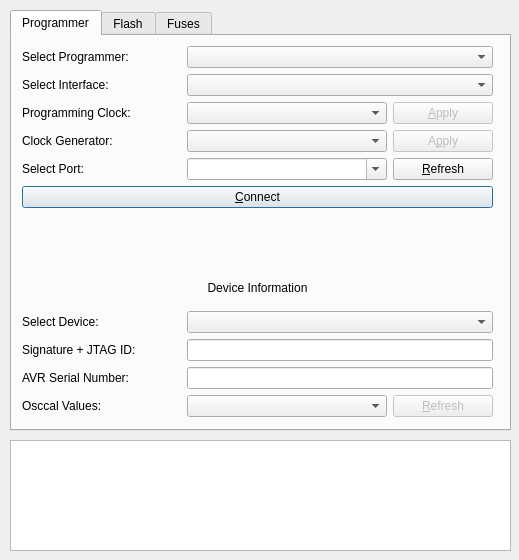
<ui version="4.0" >
 <class>RavrProgQt</class>
 <widget class="QDialog" name="RavrProgQt" >
  <property name="geometry" >
   <rect>
    <x>0</x>
    <y>0</y>
    <width>519</width>
    <height>560</height>
   </rect>
  </property>
  <property name="minimumSize" >
   <size>
    <width>519</width>
    <height>560</height>
   </size>
  </property>
  <property name="maximumSize" >
   <size>
    <width>519</width>
    <height>560</height>
   </size>
  </property>
  <property name="windowTitle" >
   <string>RavrProgQt</string>
  </property>
  <widget class="QTextEdit" name="textEdit" >
   <property name="geometry" >
    <rect>
     <x>10</x>
     <y>440</y>
     <width>501</width>
     <height>111</height>
    </rect>
   </property>
   <property name="font" >
    <font>
     <antialiasing>true</antialiasing>
     <kerning>true</kerning>
    </font>
   </property>
   <property name="undoRedoEnabled" >
    <bool>false</bool>
   </property>
   <property name="readOnly" >
    <bool>true</bool>
   </property>
   <property name="acceptRichText" >
    <bool>false</bool>
   </property>
  </widget>
  <widget class="QTabWidget" name="tabWidget" >
   <property name="geometry" >
    <rect>
     <x>10</x>
     <y>10</y>
     <width>501</width>
     <height>421</height>
    </rect>
   </property>
   <property name="currentIndex" >
    <number>0</number>
   </property>
   <widget class="QWidget" name="tab_prog" >
    <attribute name="title" >
     <string>Programmer</string>
    </attribute>
    <widget class="QWidget" name="verticalLayout_5" >
     <property name="geometry" >
      <rect>
       <x>10</x>
       <y>10</y>
       <width>471</width>
       <height>371</height>
      </rect>
     </property>
     <layout class="QGridLayout" >
      <property name="margin" >
       <number>0</number>
      </property>
      <property name="spacing" >
       <number>6</number>
      </property>
      <item row="1" column="1" colspan="2" >
       <widget class="QComboBox" name="InterfaceCombo" >
        <property name="sizePolicy" >
         <sizepolicy>
          <hsizetype>7</hsizetype>
          <vsizetype>0</vsizetype>
          <horstretch>0</horstretch>
          <verstretch>0</verstretch>
         </sizepolicy>
        </property>
       </widget>
      </item>
      <item row="10" column="1" colspan="2" >
       <widget class="QLineEdit" name="SigEdit" >
        <property name="readOnly" >
         <bool>true</bool>
        </property>
       </widget>
      </item>
      <item row="3" column="0" >
       <widget class="QLabel" name="label_14" >
        <property name="text" >
         <string>Clock Generator:</string>
        </property>
       </widget>
      </item>
      <item row="2" column="0" >
       <widget class="QLabel" name="label_3" >
        <property name="text" >
         <string>Programming Clock:</string>
        </property>
       </widget>
      </item>
      <item row="1" column="0" >
       <widget class="QLabel" name="label_18" >
        <property name="text" >
         <string>Select Interface:</string>
        </property>
       </widget>
      </item>
      <item row="6" column="0" colspan="3" >
       <spacer>
        <property name="orientation" >
         <enum>Qt::Vertical</enum>
        </property>
        <property name="sizeHint" >
         <size>
          <width>20</width>
          <height>40</height>
         </size>
        </property>
       </spacer>
      </item>
      <item row="0" column="1" colspan="2" >
       <widget class="QComboBox" name="ProgrammerCombo" >
        <property name="sizePolicy" >
         <sizepolicy>
          <hsizetype>7</hsizetype>
          <vsizetype>0</vsizetype>
          <horstretch>0</horstretch>
          <verstretch>0</verstretch>
         </sizepolicy>
        </property>
        <property name="maxVisibleItems" >
         <number>15</number>
        </property>
       </widget>
      </item>
      <item row="9" column="1" colspan="2" >
       <widget class="QComboBox" name="DeviceCombo" >
        <property name="maxVisibleItems" >
         <number>15</number>
        </property>
       </widget>
      </item>
      <item row="0" column="0" >
       <widget class="QLabel" name="label_16" >
        <property name="text" >
         <string>Select Programmer:</string>
        </property>
       </widget>
      </item>
      <item row="11" column="1" colspan="2" >
       <widget class="QLineEdit" name="SerialEdit" >
        <property name="readOnly" >
         <bool>true</bool>
        </property>
       </widget>
      </item>
      <item row="5" column="0" colspan="3" >
       <widget class="QPushButton" name="pushButton_Connect" >
        <property name="text" >
         <string>&amp;Connect</string>
        </property>
       </widget>
      </item>
      <item row="11" column="0" >
       <widget class="QLabel" name="label_8" >
        <property name="text" >
         <string>AVR Serial Number:</string>
        </property>
       </widget>
      </item>
      <item row="10" column="0" >
       <widget class="QLabel" name="label" >
        <property name="text" >
         <string>Signature + JTAG ID:</string>
        </property>
       </widget>
      </item>
      <item row="4" column="2" >
       <widget class="QPushButton" name="pushButton_Refresh" >
        <property name="maximumSize" >
         <size>
          <width>100</width>
          <height>16777215</height>
         </size>
        </property>
        <property name="text" >
         <string>&amp;Refresh</string>
        </property>
       </widget>
      </item>
      <item row="12" column="1" >
       <widget class="QComboBox" name="OsccalCombo" >
        <property name="maxVisibleItems" >
         <number>8</number>
        </property>
       </widget>
      </item>
      <item row="12" column="0" >
       <widget class="QLabel" name="label_7" >
        <property name="text" >
         <string>Osccal Values:</string>
        </property>
       </widget>
      </item>
      <item row="9" column="0" >
       <widget class="QLabel" name="label_4" >
        <property name="text" >
         <string>Select Device:</string>
        </property>
       </widget>
      </item>
      <item row="4" column="0" >
       <widget class="QLabel" name="label_5" >
        <property name="sizePolicy" >
         <sizepolicy>
          <hsizetype>1</hsizetype>
          <vsizetype>5</vsizetype>
          <horstretch>0</horstretch>
          <verstretch>0</verstretch>
         </sizepolicy>
        </property>
        <property name="text" >
         <string>Select Port:</string>
        </property>
       </widget>
      </item>
      <item row="12" column="2" >
       <widget class="QPushButton" name="pushButton_Refresh_AVR" >
        <property name="enabled" >
         <bool>false</bool>
        </property>
        <property name="maximumSize" >
         <size>
          <width>100</width>
          <height>16777215</height>
         </size>
        </property>
        <property name="text" >
         <string>&amp;Refresh</string>
        </property>
       </widget>
      </item>
      <item row="7" column="0" colspan="3" >
       <widget class="QLabel" name="label_2" >
        <property name="text" >
         <string>Device Information</string>
        </property>
        <property name="alignment" >
         <set>Qt::AlignCenter</set>
        </property>
       </widget>
      </item>
      <item row="4" column="1" >
       <widget class="QComboBox" name="PortCombo" >
        <property name="enabled" >
         <bool>true</bool>
        </property>
        <property name="minimumSize" >
         <size>
          <width>200</width>
          <height>0</height>
         </size>
        </property>
        <property name="editable" >
         <bool>true</bool>
        </property>
       </widget>
      </item>
      <item row="8" column="0" colspan="3" >
       <spacer>
        <property name="orientation" >
         <enum>Qt::Vertical</enum>
        </property>
        <property name="sizeType" >
         <enum>QSizePolicy::Fixed</enum>
        </property>
        <property name="sizeHint" >
         <size>
          <width>20</width>
          <height>10</height>
         </size>
        </property>
       </spacer>
      </item>
      <item row="2" column="1" >
       <widget class="QComboBox" name="PClockCombo" >
        <property name="editable" >
         <bool>false</bool>
        </property>
        <property name="maxVisibleItems" >
         <number>20</number>
        </property>
       </widget>
      </item>
      <item row="3" column="1" >
       <widget class="QComboBox" name="EClockCombo" >
        <property name="editable" >
         <bool>false</bool>
        </property>
        <property name="maxVisibleItems" >
         <number>22</number>
        </property>
       </widget>
      </item>
      <item row="2" column="2" >
       <widget class="QPushButton" name="pushButton_ApplyP" >
        <property name="enabled" >
         <bool>false</bool>
        </property>
        <property name="text" >
         <string>&amp;Apply</string>
        </property>
       </widget>
      </item>
      <item row="3" column="2" >
       <widget class="QPushButton" name="pushButton_ApplyE" >
        <property name="enabled" >
         <bool>false</bool>
        </property>
        <property name="text" >
         <string>A&amp;pply</string>
        </property>
       </widget>
      </item>
     </layout>
    </widget>
   </widget>
   <widget class="QWidget" name="tab_flash" >
    <attribute name="title" >
     <string>Flash</string>
    </attribute>
    <widget class="QWidget" name="verticalLayout_2" >
     <property name="geometry" >
      <rect>
       <x>10</x>
       <y>10</y>
       <width>471</width>
       <height>371</height>
      </rect>
     </property>
     <layout class="QVBoxLayout" >
      <property name="margin" >
       <number>0</number>
      </property>
      <property name="spacing" >
       <number>6</number>
      </property>
      <item>
       <spacer>
        <property name="orientation" >
         <enum>Qt::Vertical</enum>
        </property>
        <property name="sizeType" >
         <enum>QSizePolicy::Fixed</enum>
        </property>
        <property name="sizeHint" >
         <size>
          <width>20</width>
          <height>16</height>
         </size>
        </property>
       </spacer>
      </item>
      <item>
       <widget class="QPushButton" name="pushButton_ChipErase" >
        <property name="text" >
         <string>&amp;Chip Erase</string>
        </property>
       </widget>
      </item>
      <item>
       <spacer>
        <property name="orientation" >
         <enum>Qt::Vertical</enum>
        </property>
        <property name="sizeType" >
         <enum>QSizePolicy::Fixed</enum>
        </property>
        <property name="sizeHint" >
         <size>
          <width>20</width>
          <height>16</height>
         </size>
        </property>
       </spacer>
      </item>
      <item>
       <layout class="QHBoxLayout" >
        <property name="margin" >
         <number>0</number>
        </property>
        <property name="spacing" >
         <number>6</number>
        </property>
        <item>
         <spacer>
          <property name="orientation" >
           <enum>Qt::Horizontal</enum>
          </property>
          <property name="sizeHint" >
           <size>
            <width>40</width>
            <height>20</height>
           </size>
          </property>
         </spacer>
        </item>
        <item>
         <widget class="QCheckBox" name="checkBox_Erase" >
          <property name="text" >
           <string>Erase &amp;before writing flash</string>
          </property>
          <property name="checked" >
           <bool>true</bool>
          </property>
         </widget>
        </item>
        <item>
         <spacer>
          <property name="orientation" >
           <enum>Qt::Horizontal</enum>
          </property>
          <property name="sizeHint" >
           <size>
            <width>40</width>
            <height>20</height>
           </size>
          </property>
         </spacer>
        </item>
        <item>
         <widget class="QCheckBox" name="checkBox_Verify" >
          <property name="text" >
           <string>Verify &amp;after writing</string>
          </property>
          <property name="checked" >
           <bool>true</bool>
          </property>
         </widget>
        </item>
        <item>
         <spacer>
          <property name="orientation" >
           <enum>Qt::Horizontal</enum>
          </property>
          <property name="sizeHint" >
           <size>
            <width>40</width>
            <height>20</height>
           </size>
          </property>
         </spacer>
        </item>
       </layout>
      </item>
      <item>
       <spacer>
        <property name="orientation" >
         <enum>Qt::Vertical</enum>
        </property>
        <property name="sizeType" >
         <enum>QSizePolicy::Fixed</enum>
        </property>
        <property name="sizeHint" >
         <size>
          <width>20</width>
          <height>16</height>
         </size>
        </property>
       </spacer>
      </item>
      <item>
       <widget class="QGroupBox" name="groupBox_2" >
        <property name="title" >
         <string>Flash</string>
        </property>
        <widget class="QWidget" name="verticalLayout_4" >
         <property name="geometry" >
          <rect>
           <x>9</x>
           <y>19</y>
           <width>451</width>
           <height>92</height>
          </rect>
         </property>
         <layout class="QVBoxLayout" >
          <property name="margin" >
           <number>0</number>
          </property>
          <property name="spacing" >
           <number>6</number>
          </property>
          <item>
           <widget class="QLineEdit" name="lineEdit_Flash" />
          </item>
          <item>
           <layout class="QHBoxLayout" >
            <property name="margin" >
             <number>0</number>
            </property>
            <property name="spacing" >
             <number>6</number>
            </property>
            <item>
             <widget class="QPushButton" name="pushButton_Read" >
              <property name="text" >
               <string>&amp;Read</string>
              </property>
             </widget>
            </item>
            <item>
             <widget class="QPushButton" name="pushButton_Write" >
              <property name="text" >
               <string>&amp;Write</string>
              </property>
             </widget>
            </item>
            <item>
             <widget class="QPushButton" name="pushButton_Verify" >
              <property name="text" >
               <string>&amp;Verify</string>
              </property>
             </widget>
            </item>
            <item>
             <widget class="QPushButton" name="pushButton_Select" >
              <property name="text" >
               <string>&amp;Select File</string>
              </property>
             </widget>
            </item>
           </layout>
          </item>
         </layout>
        </widget>
       </widget>
      </item>
      <item>
       <widget class="QGroupBox" name="groupBox" >
        <property name="title" >
         <string>Eeprom</string>
        </property>
        <widget class="QWidget" name="verticalLayout_6" >
         <property name="geometry" >
          <rect>
           <x>10</x>
           <y>20</y>
           <width>451</width>
           <height>92</height>
          </rect>
         </property>
         <layout class="QVBoxLayout" >
          <property name="margin" >
           <number>0</number>
          </property>
          <property name="spacing" >
           <number>6</number>
          </property>
          <item>
           <widget class="QLineEdit" name="lineEdit_Eeprom" />
          </item>
          <item>
           <layout class="QHBoxLayout" >
            <property name="margin" >
             <number>0</number>
            </property>
            <property name="spacing" >
             <number>6</number>
            </property>
            <item>
             <layout class="QHBoxLayout" >
              <property name="margin" >
               <number>0</number>
              </property>
              <property name="spacing" >
               <number>6</number>
              </property>
              <item>
               <widget class="QPushButton" name="pushButton_Read_2" >
                <property name="text" >
                 <string>Rea&amp;d</string>
                </property>
               </widget>
              </item>
              <item>
               <widget class="QPushButton" name="pushButton_Write_2" >
                <property name="text" >
                 <string>Writ&amp;e</string>
                </property>
               </widget>
              </item>
              <item>
               <widget class="QPushButton" name="pushButton_Verify_2" >
                <property name="text" >
                 <string>Verif&amp;y</string>
                </property>
               </widget>
              </item>
              <item>
               <widget class="QPushButton" name="pushButton_Select_2" >
                <property name="text" >
                 <string>Selec&amp;t File</string>
                </property>
               </widget>
              </item>
             </layout>
            </item>
           </layout>
          </item>
         </layout>
        </widget>
       </widget>
      </item>
      <item>
       <widget class="QProgressBar" name="progressBar" >
        <property name="value" >
         <number>0</number>
        </property>
        <property name="orientation" >
         <enum>Qt::Horizontal</enum>
        </property>
       </widget>
      </item>
     </layout>
    </widget>
   </widget>
   <widget class="QWidget" name="tab_fuse" >
    <attribute name="title" >
     <string>Fuses</string>
    </attribute>
    <widget class="QWidget" name="horizontalLayout_7" >
     <property name="geometry" >
      <rect>
       <x>9</x>
       <y>319</y>
       <width>471</width>
       <height>31</height>
      </rect>
     </property>
     <layout class="QHBoxLayout" >
      <property name="margin" >
       <number>0</number>
      </property>
      <property name="spacing" >
       <number>6</number>
      </property>
      <item>
       <widget class="QLabel" name="label_10" >
        <property name="text" >
         <string>Fuses:</string>
        </property>
       </widget>
      </item>
      <item>
       <widget class="QLineEdit" name="lineEdit_Fuses" >
        <property name="readOnly" >
         <bool>false</bool>
        </property>
       </widget>
      </item>
     </layout>
    </widget>
    <widget class="QWidget" name="horizontalLayout_5" >
     <property name="geometry" >
      <rect>
       <x>10</x>
       <y>350</y>
       <width>471</width>
       <height>31</height>
      </rect>
     </property>
     <layout class="QHBoxLayout" >
      <property name="margin" >
       <number>0</number>
      </property>
      <property name="spacing" >
       <number>6</number>
      </property>
      <item>
       <widget class="QPushButton" name="pushButton_ReadFuse" >
        <property name="text" >
         <string>&amp;Read</string>
        </property>
       </widget>
      </item>
      <item>
       <widget class="QPushButton" name="pushButton_WriteFuse" >
        <property name="text" >
         <string>&amp;Write</string>
        </property>
       </widget>
      </item>
      <item>
       <widget class="QPushButton" name="pushButton_VerifyFuse" >
        <property name="text" >
         <string>&amp;Verify</string>
        </property>
       </widget>
      </item>
      <item>
       <widget class="QPushButton" name="pushButton_DefaultFuse" >
        <property name="text" >
         <string>&amp;Default</string>
        </property>
       </widget>
      </item>
     </layout>
    </widget>
   </widget>
  </widget>
 </widget>
 <resources/>
 <connections/>
</ui>
